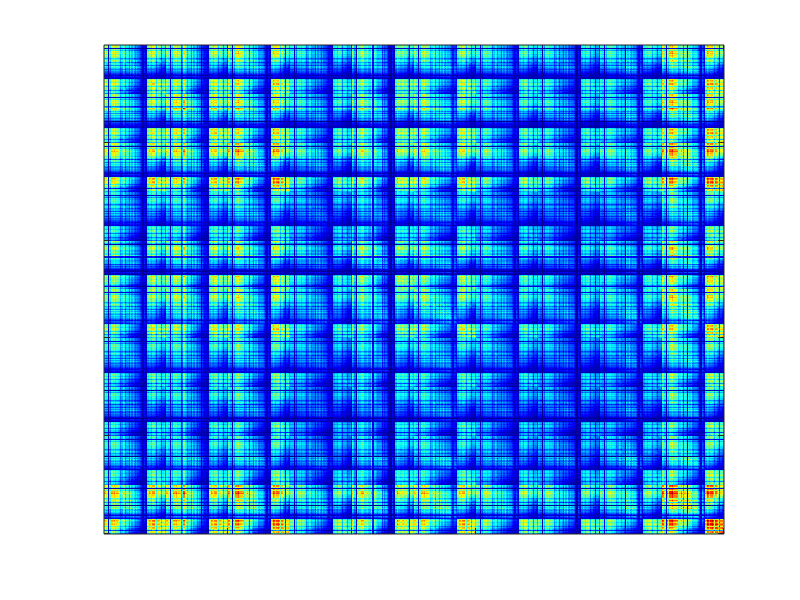

MATLAB code for this plot:
clear all;
clc;

load pltYaleB_50.mat;

Y=trData;

imagesc(Y'*Y); colormap(jet);
set(gca,'yticklabel',[]);
set(gca,'xticklabel',[]);
box on;
%colorbar;

